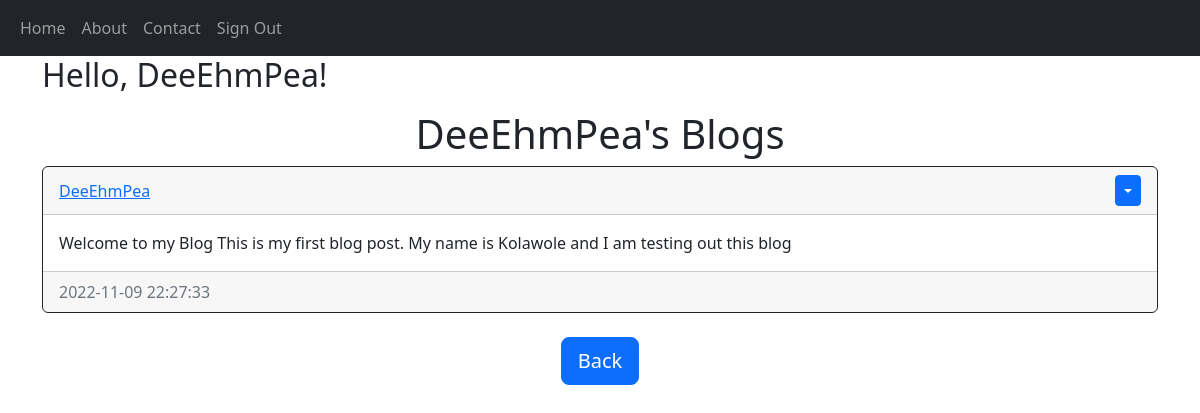
Page /posts/DeeEhmPea (signed in) on the committed database.
### blog/models.py (models this page shows)
class User(db.Model, UserMixin):
    id = db.Column(db.Integer, primary_key=True)
    firstname = db.Column(db.String(150), unique=False)
    lastname = db.Column(db.String(150), unique=False)
    email = db.Column(db.String(150), unique=True)
    username = db.Column(db.String(150), unique=True)
    password = db.Column(db.String(150))
    date_created = db.Column(db.DateTime(timezone=True), default=func.now())
    posts = db.relationship('Post', backref='user', passive_deletes=True)

class Post(db.Model):
    id = db.Column(db.Integer, primary_key=True)
    text = db.Column(db.Text, nullable=False)
    date_created = db.Column(db.DateTime(timezone=True), default=func.now())
    author = db.Column(db.Integer, db.ForeignKey('user.id', ondelete="CASCADE"), nullable=False)

### blog/views.py (the view)
@views.route("/posts/<username>")
@login_required
def posts(username):
    user = User.query.filter_by(username=username).first()
    if not user:
        flash('No user with that username exists.', category='error')
        return redirect(url_for('views.home'))
    posts = Post.query.filter_by(author=user.id).all()
    return render_template("posts.html", user=current_user, posts=posts, username=username)

### blog/__init__.py (called while the page is built)
def create_app():
    app = Flask(__name__)
    app.config['SECRET_KEY'] = "helloworld"
    app.config['SQLALCHEMY_DATABASE_URI'] = f'sqlite:///{DB_NAME}'
    db.init_app(app)
    from .views import views
    from .auth import auth
    app.register_blueprint(views, url_prefix="/")
    app.register_blueprint(auth, url_prefix="/")
    from .models import User
    with app.app_context():
        db.create_all()
    login_manager = LoginManager()
    login_manager.login_view = "auth.login"
    login_manager.init_app(app)
    @login_manager.user_loader
    def load_user(id):
        return User.query.get(int(id))
    return app

### blog/templates/posts.html (shortened to what this page needs)
{% extends "home.html" %}  {% block header %} {{username}}'s Blogs {% endblock %} {% block footer %}
    <div align="center">
      <a href="/home"
        ><button type="button" class="btn btn-primary btn-lg">Back</button></a
      >
    </div>
    {% endblock %}

### blog/templates/home.html (shortened to what this page needs)
{% extends "base.html" %} {% block title %}Home{% endblock %}
{% block content%}
{% if current_user.is_authenticated %}
<h2>Hello, {{ current_user.username }}! </h2>
{% else %}
<h2>Hello, Welcome to Dees Blog </h2>
{% endif %}
<p>
    <h1 align="center">{% block header %}Blogs{% endblock %}</h1>
    <div id="posts">
      {% for post in posts %}
      <div class="card border-dark">
        <div class="card-header d-flex justify-content-between align-items-center">
          <a href="/posts/{{post.user.username}}">{{post.user.username}}</a>
          {% if user.id == post.author %}
          <div class="btn-group">
            <button
              type="button"
              class="btn btn-sm btn-primary dropdown-toggle"
              data-bs-toggle="dropdown"
            ></button>
          </div>
          {% endif %}
        </div>
        <div class="card-body">
          <div class="card-text">{{post.text}}</div>
        </div>
        <div class="card-footer text-muted">{{post.date_created}}</div>
      </div>
      <br/ > {% endfor %}
    </div>
    {% block footer %}{% endblock %} {% endblock %}

### rows in the picture
User: username "DeeEhmPea"
Post: user.username "DeeEhmPea", text "Welcome to my Blog This is my first blog post. My name is Kolawole and I am testing out this blog", date_created "2022-11-09 22:27:33"
